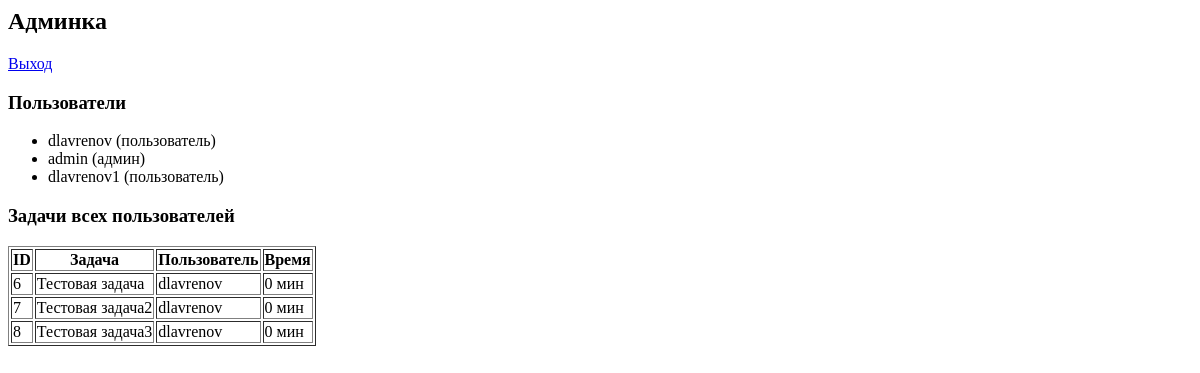
/admin (signed in), run on an earlier commit of the app's database.
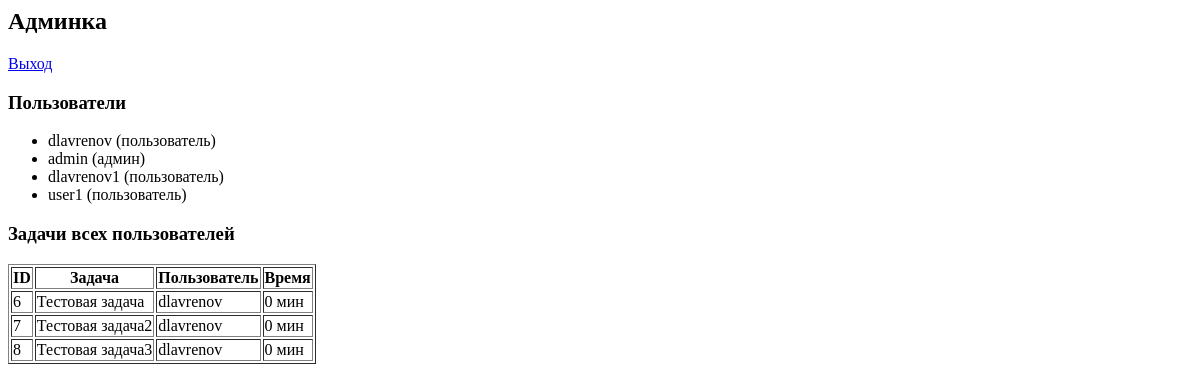
And on a later commit of the database.
### tables this page shows
CREATE TABLE users (
                id INTEGER PRIMARY KEY AUTOINCREMENT,
                username TEXT UNIQUE NOT NULL,
                password TEXT NOT NULL,
                is_admin BOOLEAN DEFAULT 0
            );

CREATE TABLE tasks (
                id INTEGER PRIMARY KEY AUTOINCREMENT,
                content TEXT NOT NULL,
                description TEXT,
                done BOOLEAN NOT NULL DEFAULT 0,
                created_at DATETIME DEFAULT CURRENT_TIMESTAMP,
                time_spent INTEGER DEFAULT 0,
                user_id INTEGER NOT NULL, status TEXT DEFAULT "активно",
                FOREIGN KEY(user_id) REFERENCES users(id)
            );

### app.py (the view)
@app.route('/admin')
@login_required
def admin():
    if not current_user.is_admin:
        return "Доступ запрещен", 403
    with sqlite3.connect(DB) as conn:
        cur = conn.cursor()
        cur.execute("SELECT id, username, is_admin FROM users")
        users = cur.fetchall()
        cur.execute("SELECT t.id, t.content, u.username, t.time_spent FROM tasks t JOIN users u ON t.user_id = u.id")
        tasks = cur.fetchall()
    return render_template('admin.html', users=users, tasks=tasks)

### app.py (called while the page is built)
@login_manager.user_loader
def load_user(user_id):
    with sqlite3.connect(DB) as conn:
        cur = conn.cursor()
        cur.execute("SELECT id, username, is_admin FROM users WHERE id=?", (user_id,))
        user_data = cur.fetchone()
        if user_data:
            return User(*user_data)
    return None

### templates/admin.html
<h2>Админка</h2>
<a href="/logout">Выход</a>
<h3>Пользователи</h3>
<ul>
    {% for user in users %}
        <li>{{ user[1] }} ({{ 'админ' if user[2] else 'пользователь' }})</li>
    {% endfor %}
</ul>
<h3>Задачи всех пользователей</h3>
<table border="1">
    <tr><th>ID</th><th>Задача</th><th>Пользователь</th><th>Время</th></tr>
    {% for task in tasks %}
        <tr>
            <td>{{ task[0] }}</td>
            <td>{{ task[1] }}</td>
            <td>{{ task[2] }}</td>
            <td>{{ task[3] // 60 }} мин</td>
        </tr>
    {% endfor %}
</table>

What changed in the data, as far as the page shows it:
added users: username "user1", is_admin "пользователь"
